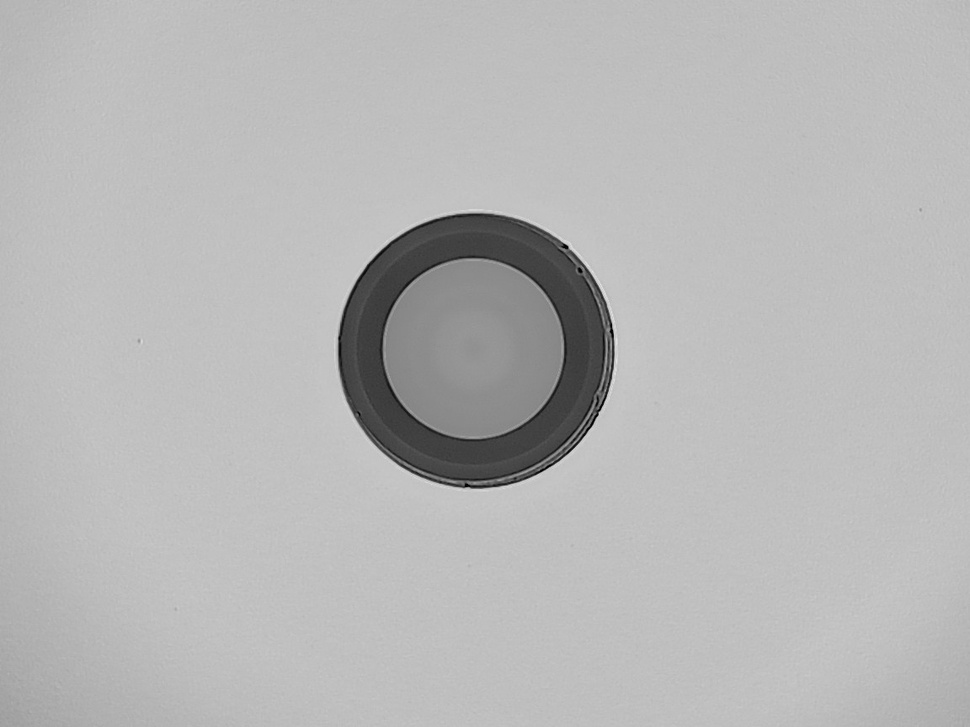
#> input picture current-process/old_version/image_batch/ima18.jpg, 970 x 727 px, shrunk from 1152 x 864 before the run
$ python perspective_transform.py ../../../../../../current-process/old_version/image_batch/ima18.jpg
#> lines starting #> are read from the running program, lines starting #| are printed output that depends on the picture
#> further down, img is the input picture: shape (727, 970, 3); min 0, max 229, mean 182.7
#!/usr/bin/env python3
"""
Perspective Transformation
Category: transformations
"""
import cv2
import numpy as np


def process_image(image: np.ndarray) -> np.ndarray:
    """
    Perspective Transformation

    Args:
        image: Input image (grayscale or color)

    Returns:
        Processed image
    """
    result = image.copy()

    height, width = result.shape[:2]
#> height = 727; width = 970
    pts1 = np.float32([[0, 0], [width, 0], [0, height], [width, height]])
#> pts1 = [[0, 0], [970, 0], [0, 727], [970, 727]]
    pts2 = np.float32([[0, 0], [width, 0], [int(0.2*width), height], [int(0.8*width), height]])
    matrix = cv2.getPerspectiveTransform(pts1, pts2)
    result = cv2.warpPerspective(result, matrix, (width, height))
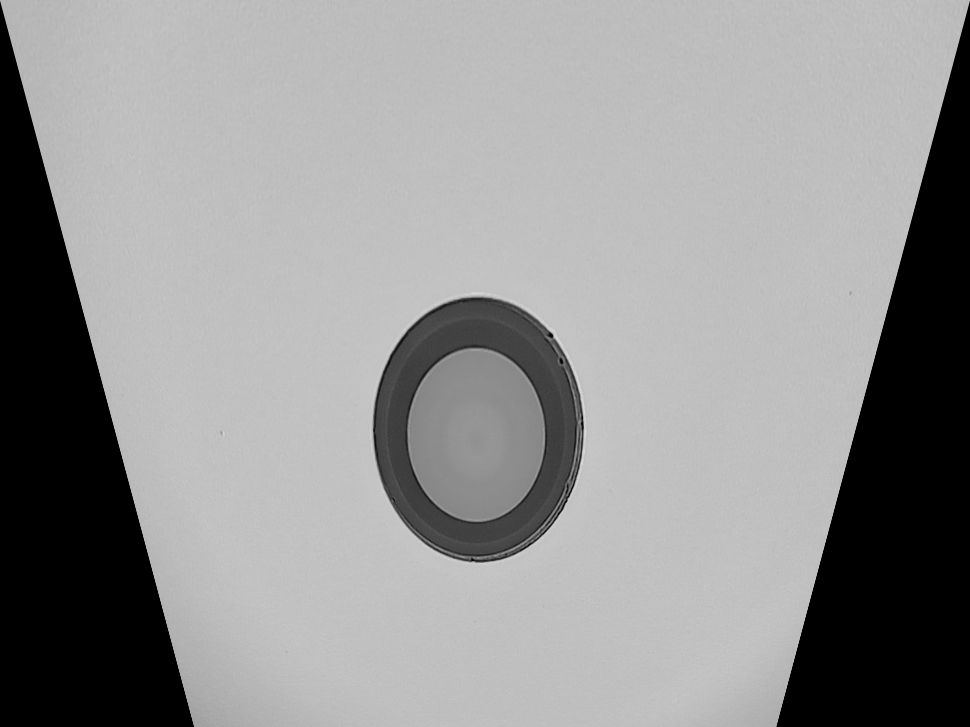
#> result: shape (727, 970, 3); min 0, max 225, mean 146.8

    return result

if __name__ == "__main__":
    import sys
    if len(sys.argv) > 1:
        img = cv2.imread(sys.argv[1], cv2.IMREAD_UNCHANGED)
        if img is not None:
            result = process_image(img)
            cv2.imwrite(f"perspective_transform_output.png", result)
            print(f"Saved to perspective_transform_output.png")
        else:
            print("Failed to load image")
    else:
        print(f"Usage: python perspective_transform.py <image_path>")

$ run again, on current-process/old_version/image_batch/img35.jpg
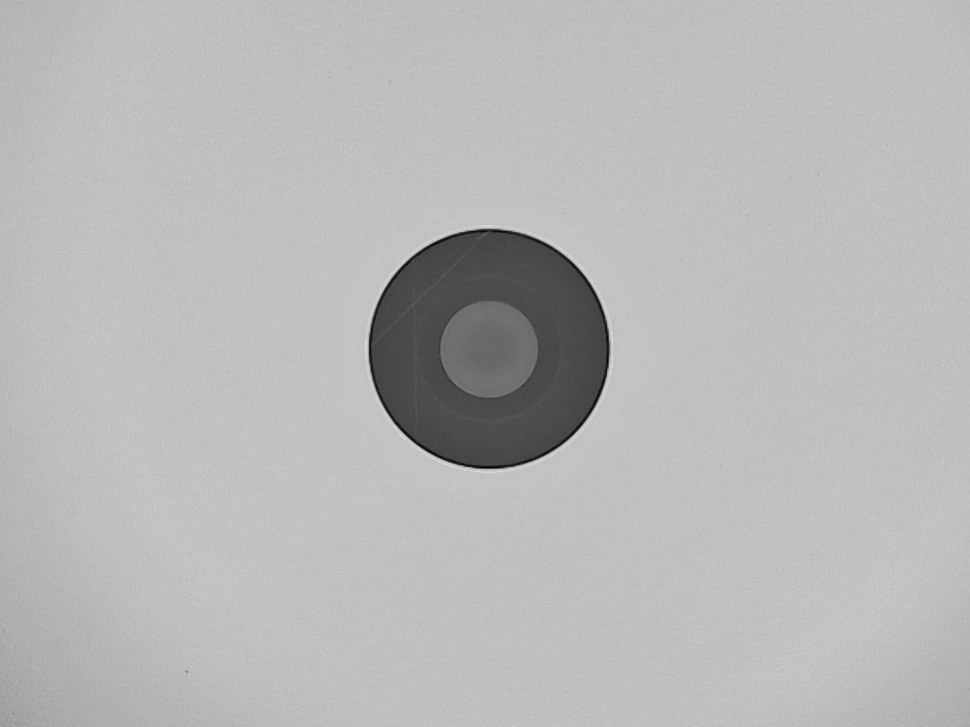
#> input picture current-process/old_version/image_batch/img35.jpg, 970 x 727 px, shrunk from 1152 x 864 before the run
#> img is the input picture: shape (727, 970, 3); min 2, max 223, mean 183.8
#> in process_image, `result = cv2.warpPerspective(result, matrix, (width, height))`:
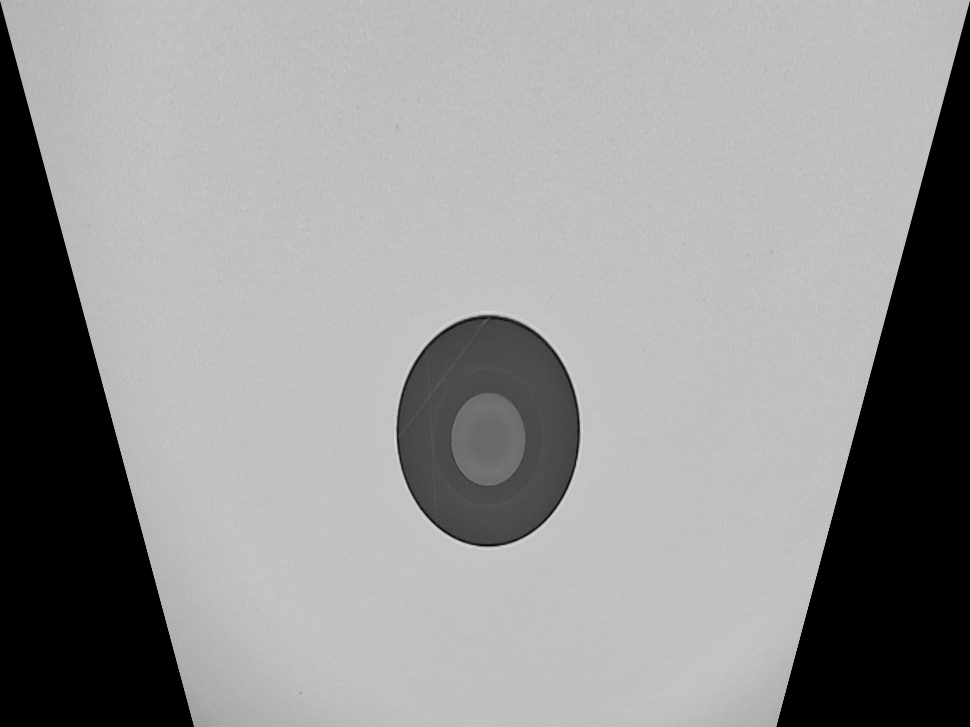
#> result: shape (727, 970, 3); min 0, max 219, mean 147.6

$ run again, on current-process/old_version/image_batch/img38.jpg
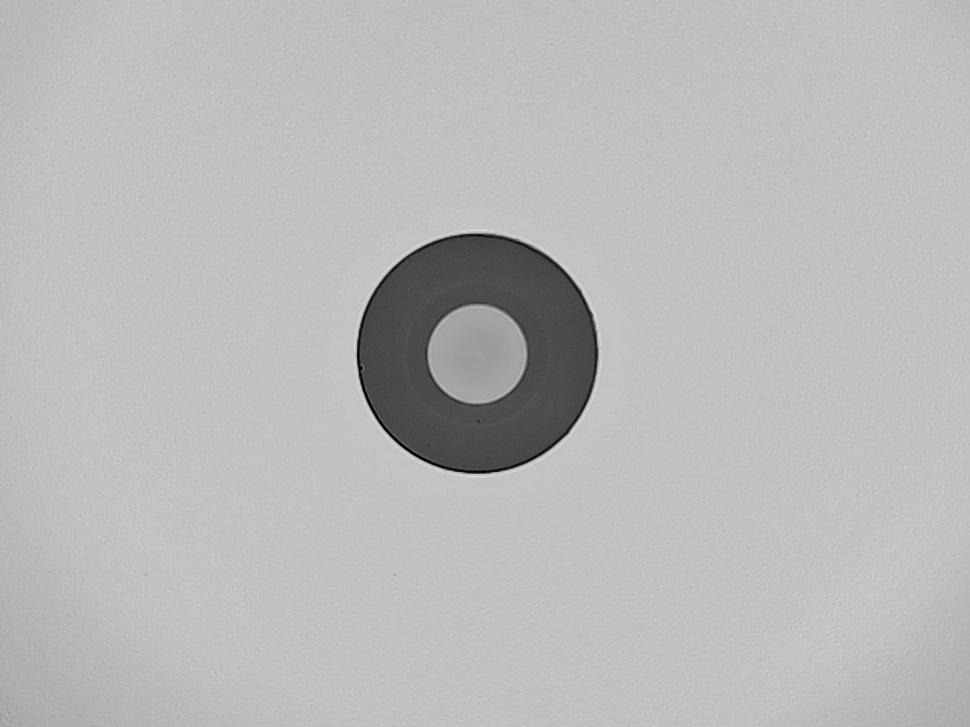
#> input picture current-process/old_version/image_batch/img38.jpg, 970 x 727 px, shrunk from 1152 x 864 before the run
#> img is the input picture: shape (727, 970, 3); min 0, max 225, mean 185.2
#> in process_image, `result = cv2.warpPerspective(result, matrix, (width, height))`:
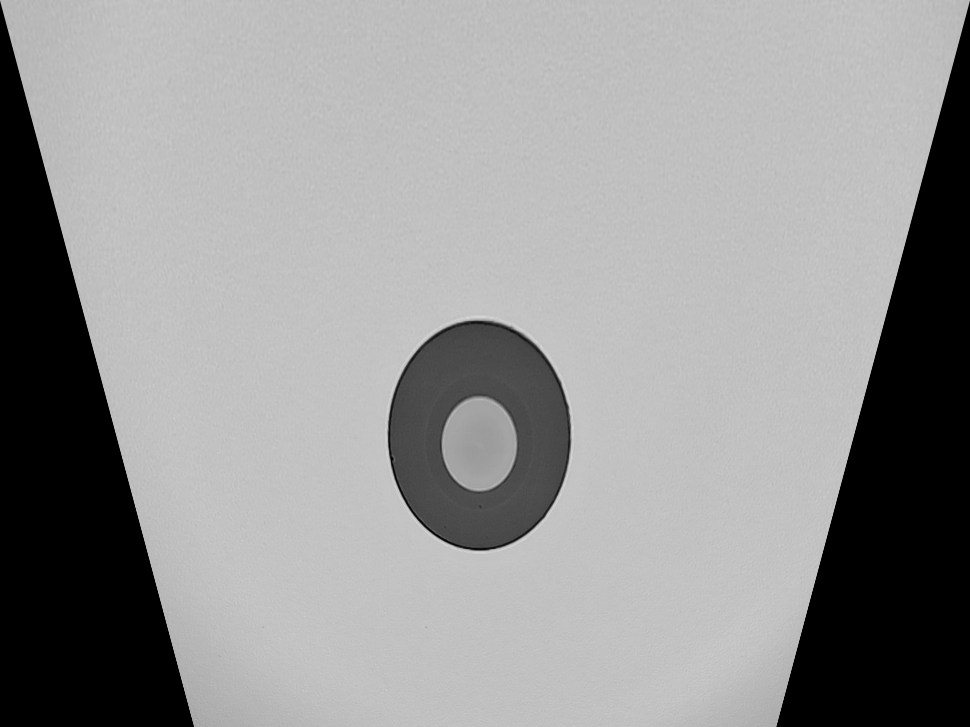
#> result: shape (727, 970, 3); min 0, max 218, mean 148.7
